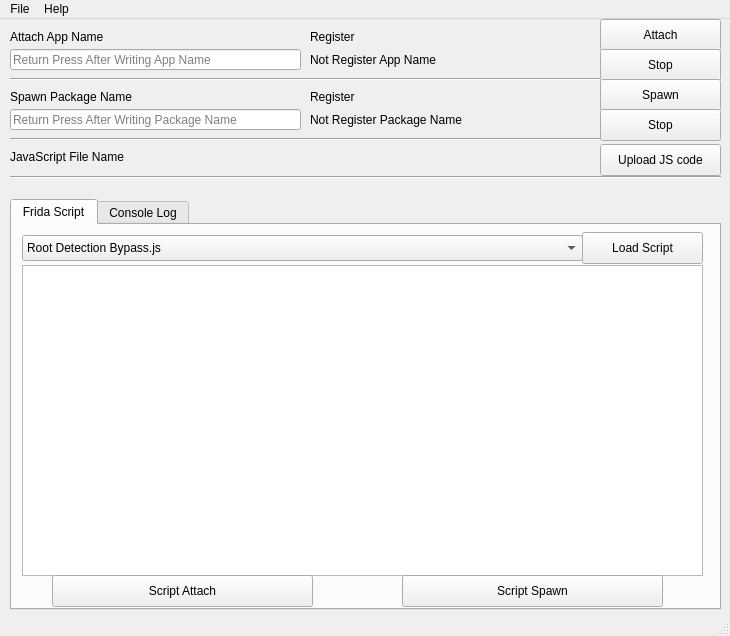
<?xml version="1.0" encoding="UTF-8"?>
<ui version="4.0">
 <class>MainWindow</class>
 <widget class="QMainWindow" name="MainWindow">
  <property name="geometry">
   <rect>
    <x>0</x>
    <y>0</y>
    <width>730</width>
    <height>636</height>
   </rect>
  </property>
  <property name="windowTitle">
   <string>MainWindow</string>
  </property>
  <widget class="QWidget" name="centralwidget">
   <widget class="QLineEdit" name="AppName_lineedit">
    <property name="geometry">
     <rect>
      <x>10</x>
      <y>30</y>
      <width>291</width>
      <height>21</height>
     </rect>
    </property>
    <property name="text">
     <string/>
    </property>
    <property name="placeholderText">
     <string>Return Press After Writing App Name</string>
    </property>
   </widget>
   <widget class="QLabel" name="AppName_label">
    <property name="geometry">
     <rect>
      <x>310</x>
      <y>30</y>
      <width>281</width>
      <height>21</height>
     </rect>
    </property>
    <property name="text">
     <string>Not Register App Name</string>
    </property>
   </widget>
   <widget class="QLabel" name="label">
    <property name="geometry">
     <rect>
      <x>10</x>
      <y>10</y>
      <width>141</width>
      <height>16</height>
     </rect>
    </property>
    <property name="text">
     <string>Attach App Name</string>
    </property>
   </widget>
   <widget class="QLabel" name="label_2">
    <property name="geometry">
     <rect>
      <x>310</x>
      <y>10</y>
      <width>181</width>
      <height>16</height>
     </rect>
    </property>
    <property name="text">
     <string>Register</string>
    </property>
   </widget>
   <widget class="Line" name="line">
    <property name="geometry">
     <rect>
      <x>10</x>
      <y>50</y>
      <width>711</width>
      <height>20</height>
     </rect>
    </property>
    <property name="orientation">
     <enum>Qt::Horizontal</enum>
    </property>
   </widget>
   <widget class="QLabel" name="label_3">
    <property name="geometry">
     <rect>
      <x>10</x>
      <y>70</y>
      <width>161</width>
      <height>16</height>
     </rect>
    </property>
    <property name="text">
     <string>Spawn Package Name</string>
    </property>
   </widget>
   <widget class="QLineEdit" name="AppName_lineedit_2">
    <property name="geometry">
     <rect>
      <x>10</x>
      <y>90</y>
      <width>291</width>
      <height>21</height>
     </rect>
    </property>
    <property name="placeholderText">
     <string>Return Press After Writing Package Name</string>
    </property>
   </widget>
   <widget class="QLabel" name="AppName_label_2">
    <property name="geometry">
     <rect>
      <x>310</x>
      <y>90</y>
      <width>281</width>
      <height>21</height>
     </rect>
    </property>
    <property name="text">
     <string>Not Register Package Name</string>
    </property>
   </widget>
   <widget class="QLabel" name="label_4">
    <property name="geometry">
     <rect>
      <x>310</x>
      <y>70</y>
      <width>161</width>
      <height>16</height>
     </rect>
    </property>
    <property name="text">
     <string>Register</string>
    </property>
   </widget>
   <widget class="Line" name="line_2">
    <property name="geometry">
     <rect>
      <x>10</x>
      <y>110</y>
      <width>711</width>
      <height>20</height>
     </rect>
    </property>
    <property name="orientation">
     <enum>Qt::Horizontal</enum>
    </property>
   </widget>
   <widget class="QLabel" name="JS_Name">
    <property name="geometry">
     <rect>
      <x>10</x>
      <y>130</y>
      <width>571</width>
      <height>16</height>
     </rect>
    </property>
    <property name="text">
     <string>JavaScript File Name</string>
    </property>
   </widget>
   <widget class="QPushButton" name="JS_btn">
    <property name="geometry">
     <rect>
      <x>600</x>
      <y>125</y>
      <width>121</width>
      <height>32</height>
     </rect>
    </property>
    <property name="text">
     <string>Upload JS code</string>
    </property>
   </widget>
   <widget class="Line" name="line_3">
    <property name="geometry">
     <rect>
      <x>10</x>
      <y>150</y>
      <width>711</width>
      <height>16</height>
     </rect>
    </property>
    <property name="orientation">
     <enum>Qt::Horizontal</enum>
    </property>
   </widget>
   <widget class="QTabWidget" name="tabWidget">
    <property name="geometry">
     <rect>
      <x>10</x>
      <y>180</y>
      <width>711</width>
      <height>411</height>
     </rect>
    </property>
    <property name="currentIndex">
     <number>0</number>
    </property>
    <widget class="QWidget" name="tab_2">
     <attribute name="title">
      <string>Frida Script</string>
     </attribute>
     <widget class="QPushButton" name="load_btn">
      <property name="geometry">
       <rect>
        <x>570</x>
        <y>7</y>
        <width>121</width>
        <height>32</height>
       </rect>
      </property>
      <property name="text">
       <string>Load Script</string>
      </property>
     </widget>
     <widget class="QTextBrowser" name="code_view">
      <property name="geometry">
       <rect>
        <x>10</x>
        <y>40</y>
        <width>681</width>
        <height>311</height>
       </rect>
      </property>
     </widget>
     <widget class="QComboBox" name="script_box">
      <property name="geometry">
       <rect>
        <x>10</x>
        <y>10</y>
        <width>561</width>
        <height>26</height>
       </rect>
      </property>
      <item>
       <property name="text">
        <string>Root Detection Bypass.js</string>
       </property>
      </item>
      <item>
       <property name="text">
        <string>System Exit Bypass.js</string>
       </property>
      </item>
     </widget>
     <widget class="QPushButton" name="script_attach">
      <property name="geometry">
       <rect>
        <x>40</x>
        <y>350</y>
        <width>261</width>
        <height>32</height>
       </rect>
      </property>
      <property name="text">
       <string>Script Attach</string>
      </property>
     </widget>
     <widget class="QPushButton" name="script_spawn">
      <property name="geometry">
       <rect>
        <x>390</x>
        <y>350</y>
        <width>261</width>
        <height>32</height>
       </rect>
      </property>
      <property name="text">
       <string>Script Spawn</string>
      </property>
     </widget>
    </widget>
    <widget class="QWidget" name="tab">
     <attribute name="title">
      <string>Console Log</string>
     </attribute>
     <widget class="QTextBrowser" name="console_log">
      <property name="geometry">
       <rect>
        <x>0</x>
        <y>0</y>
        <width>711</width>
        <height>381</height>
       </rect>
      </property>
     </widget>
    </widget>
   </widget>
   <widget class="QPushButton" name="AttachButton">
    <property name="geometry">
     <rect>
      <x>600</x>
      <y>0</y>
      <width>121</width>
      <height>32</height>
     </rect>
    </property>
    <property name="text">
     <string>Attach</string>
    </property>
   </widget>
   <widget class="QPushButton" name="StopAttch_btn">
    <property name="enabled">
     <bool>true</bool>
    </property>
    <property name="geometry">
     <rect>
      <x>600</x>
      <y>30</y>
      <width>121</width>
      <height>32</height>
     </rect>
    </property>
    <property name="text">
     <string>Stop</string>
    </property>
   </widget>
   <widget class="QPushButton" name="SpawnButton">
    <property name="geometry">
     <rect>
      <x>600</x>
      <y>60</y>
      <width>121</width>
      <height>32</height>
     </rect>
    </property>
    <property name="text">
     <string>Spawn</string>
    </property>
   </widget>
   <widget class="QPushButton" name="pushButton_3">
    <property name="geometry">
     <rect>
      <x>600</x>
      <y>90</y>
      <width>121</width>
      <height>32</height>
     </rect>
    </property>
    <property name="text">
     <string>Stop</string>
    </property>
   </widget>
  </widget>
  <widget class="QMenuBar" name="menubar">
   <property name="geometry">
    <rect>
     <x>0</x>
     <y>0</y>
     <width>730</width>
     <height>24</height>
    </rect>
   </property>
   <widget class="QMenu" name="menuFile">
    <property name="title">
     <string>File</string>
    </property>
    <addaction name="actionOpen_Vile"/>
   </widget>
   <widget class="QMenu" name="menuHelp">
    <property name="title">
     <string>Help</string>
    </property>
   </widget>
   <addaction name="menuFile"/>
   <addaction name="menuHelp"/>
  </widget>
  <widget class="QStatusBar" name="statusbar"/>
  <action name="actionOpen_Vile">
   <property name="text">
    <string>Open Vile</string>
   </property>
  </action>
 </widget>
 <resources/>
 <connections/>
</ui>
